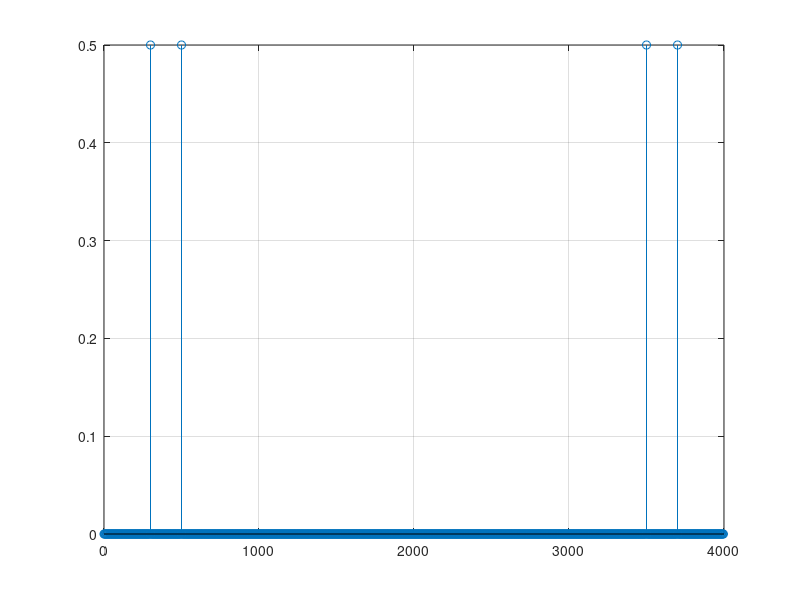
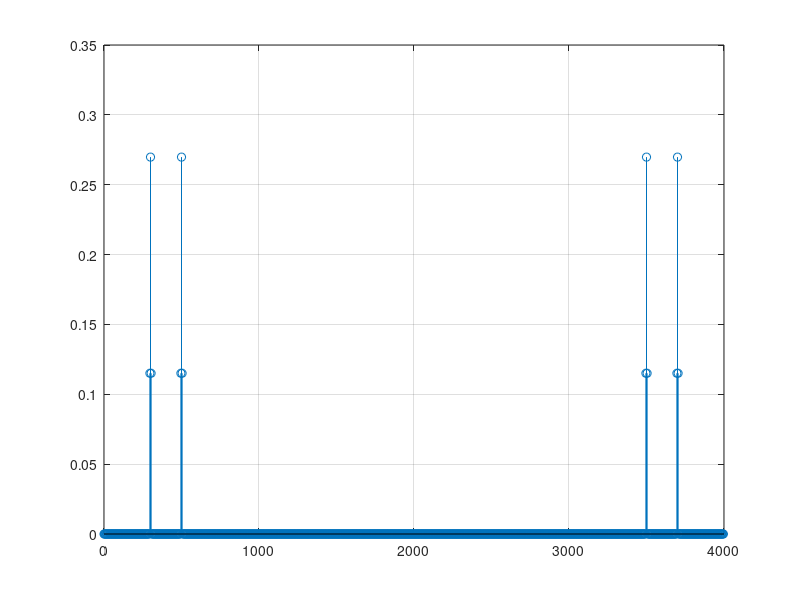

The MATLAB script that drew these images, in order:
clc; clear; close all;
f0 = 300;
f1 = 500;
fs = 4000;
N = 1000;
Ts = 1/fs;

t=0:Ts:Ts*(N-1);
t_cont = 0:1e-6:t(end);
f = (0:1:N-1).*fs/N;

ft = sin(2*pi*f0*t)+sin(2*pi*f1*t);
ft_cont = sin(2*pi*f0*t_cont)+sin(2*pi*f1*t_cont);

ft2 = ft .* hamming(N).';
ft2_cont =  sin(2*pi*f0*t_cont) .* hamming(length(t_cont)).';

integral_hamming = trapz((hamming(length(t_cont)).'))/length(t_cont);

ff = fft(ft)/N;
ff2  = fft(ft2)/N;


figure(1)
stem(f, abs(ff));grid on;

figure(2)
stem(f,abs(ff2)); grid on;

sum(abs(ff2))
sum(abs(ff))
% stem(t,ft2); hold on;
% plot(t_cont, ft2_cont);
% plot(t_cont, hamming(length(t_cont)).' , 'g');